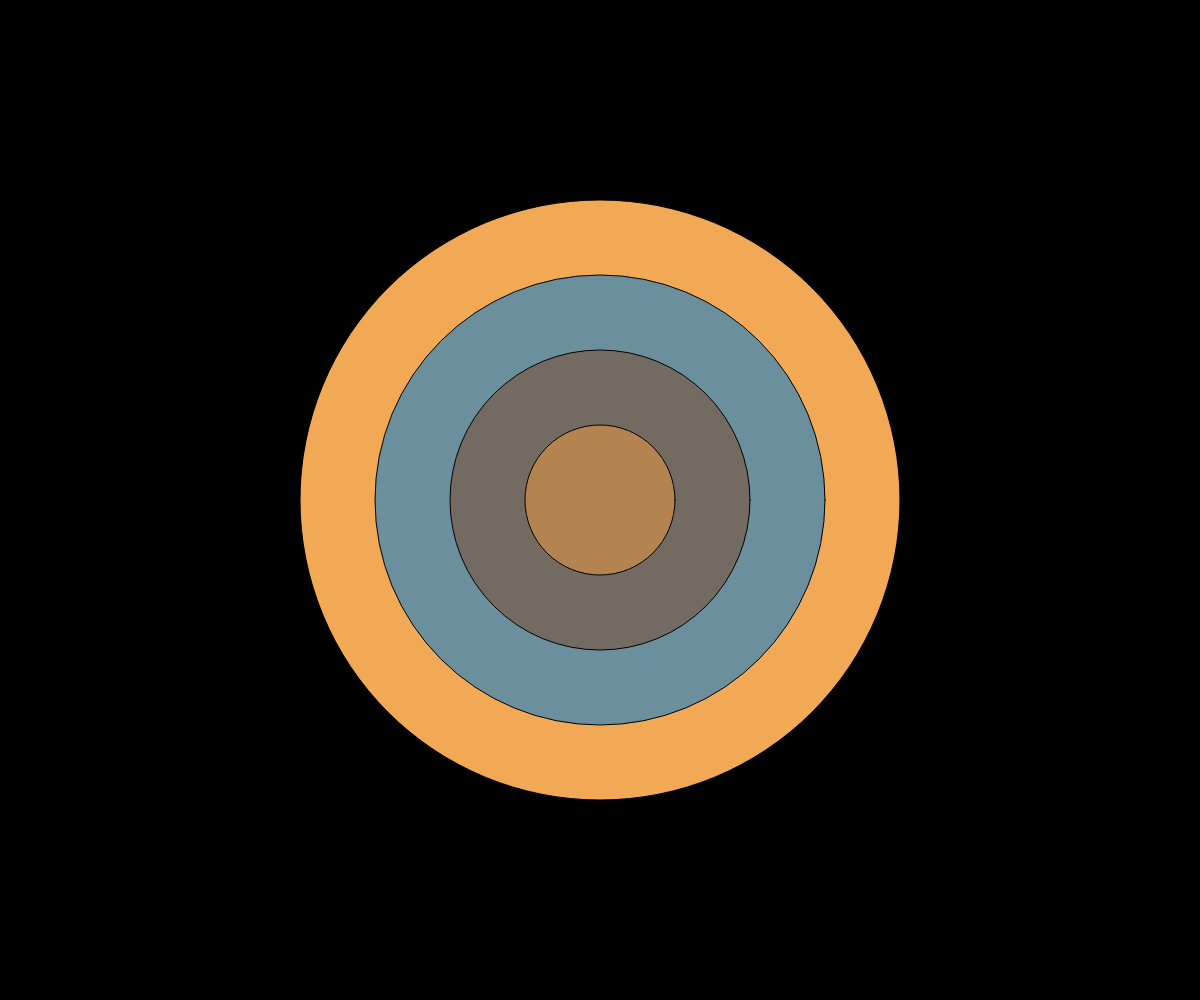
Frame 1 (no input)
Frame 60 (no input): identical to frame 1, image omitted
Frame 120 (the mouse pressed at the canvas centre since frame 60): identical to frame 1, image omitted

The p5.js sketch that drew this single still picture (run headless with seeded random() and noise() and a simulated clock; from frame 60 on, the mouse is pressed at the canvas centre):

// p5.js sketch
// ── sketch.js
let x,y,d;
let colorPalette= ['#F2A955','#6B8F9D','#736B62','#B38450'];
let numCircles;
let spacing;
function setup(){
    createCanvas(windowWidth, windowHeight);

    x = width/2;
    y = height/2;
    d = width/2;
    numCircles=4;
    spacing = d/numCircles;


}

function draw() {
    background(0);
    d = width/2;
for(i = 0; i < numCircles; i++)
{
 fill (colorPalette[i]);
 circle(x,y,d);
 d = d - spacing;
}

}
